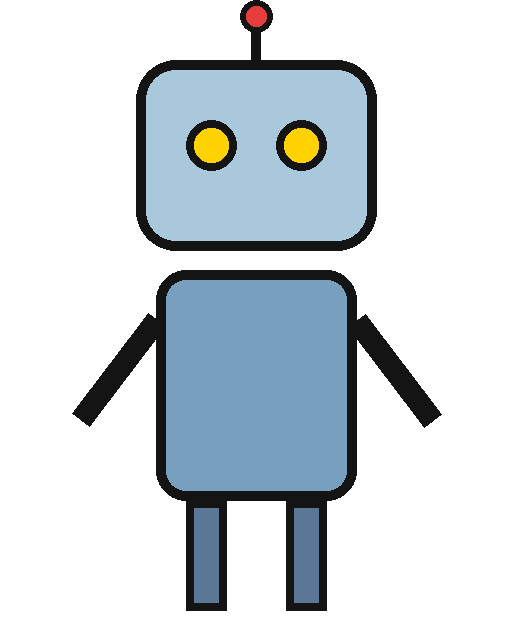
#> input picture example_inputs/comic_element_example.png, 512 x 640 px; its folder holds only this picture in this run
$ python -i comic_render.py   (imports and definitions only)
#> lines starting #> are read from the running program, lines starting #| are printed output that depends on the picture
#> further down, picture is the input picture: PIL image 512x640 RGBA; mean R, G, B, A 35.7, 43.3, 48, 82.3
"""Pure-PIL helpers for comic layouts, speech bubbles and page assembly.

No ComfyUI imports here so the module can be unit-tested on its own.
"""
import math
import os
import re

import numpy as np
from PIL import Image, ImageDraw, ImageFilter, ImageFont

FONT_DIR = os.path.join(os.path.dirname(os.path.abspath(__file__)), "fonts")

# --------------------------------------------------------------------------
# Fonts
# --------------------------------------------------------------------------

# [26 lines left out: functions list_fonts, load_font, not called in this run]


def _text_w(draw, text, font):
    l, t, r, b = draw.textbbox((0, 0), text, font=font)
    return r - l


# [38 lines left out: functions wrap_text, text_block, draw_text_lines, not called in this run]


# --------------------------------------------------------------------------
# Layouts
# --------------------------------------------------------------------------

TEMPLATES = {
    "1 panel (splash)": {"rows": ["1"]},
    "2 rows": {"rows": ["1", "1"]},
    "3 rows": {"rows": ["1", "1", "1"]},
    "2 columns": {"rects": [(0, 0, .5, 1), (.5, 0, .5, 1)]},
    "2x2 grid": {"rows": ["2", "2"]},
    "2x3 grid (6)": {"rows": ["2", "2", "2"]},
    "3x3 grid (9)": {"rows": ["3", "3", "3"]},
    "classic 1-2-1": {"rows": ["1", "2", "1"]},
    "2-1-2": {"rows": ["2", "1", "2"]},
    "big top + 2 bottom": {"rows": ["1", "2"], "heights": [0.6, 0.4]},
    "2 top + big bottom": {"rows": ["2", "1"], "heights": [0.4, 0.6]},
    "big left + 2 right": {"rects": [(0, 0, .6, 1), (.6, 0, .4, .5), (.6, .5, .4, .5)]},
    "uneven 5 (2:1 / 1 / 1:2)": {"rows": ["2:1", "1", "1:2"], "heights": [0.3, 0.4, 0.3]},
    "strip 3 in a row": {"rows": ["3"]},
    "strip 4 in a row": {"rows": ["4"]},
    # ---- dynamic layouts: slanted gutters, insets and bleed (split trees, see _tree_polys)
    "dynamic: slanted 1-2-1": {"tree": ("h", .33, .07, "L", ("h", .68, -.06, ("v", .52, .10, "L", "L"), "L"))},
    "dynamic: zigzag 5": {"tree": ("h", .30, .08, ("v", .56, -.12, "L", "L"),
                                   ("h", .64, -.08, "L", ("v", .42, .14, "L", "L")))},
    "dynamic: action 6": {"tree": ("h", .24, .05, ("v", .40, .08, "L", "L"),
                                   ("h", .58, -.07, ("v", .62, -.10, "L", "L"), ("v", .35, .12, "L", "L")))},
    "dynamic: diagonal duo": {"tree": ("h", .50, .30, "L", "L")},
    "dynamic: tall hero + 3": {"tree": ("v", .55, .08, "L", ("h", .33, -.04, "L", ("h", .66, .04, "L", "L")))},
    "dynamic: bleed top + 3 slanted": {"tree": ("h", .46, .08, "B", ("v", .33, .07, "L", ("v", .67, -.07, "L", "L")))},
    "dynamic: bleed splash + 2 insets": {"tree": "B", "insets": [(.05, .05, .44, .25), (.51, .71, .44, .24)]},
    "custom (use custom_rows)": None,
}


# --------------------------------------------------------------------------
# Polygon helpers (dynamic panels)
# --------------------------------------------------------------------------

# [101 lines left out: functions _clip_halfplane, _tree_polys, _point_in_poly, _x_range_at, _safe_rect, _bbox and 1 more, not called in this run]


def _closed(poly):
    pts = [tuple(p) for p in poly]
    return pts + [pts[0]]


# [217 lines left out: functions _parse_row, rows_to_rects, build_layout, _build_tree_layout, _safe_rects_avoiding_insets, panel_rect and 6 more, not called in this run]


def is_blank(img, tol=12, frac=0.995, inset=0.04):
    """True if the (inset) region of img is almost uniformly white."""
#> called with tol = 12, frac = 0.995, inset = 0.04
    w, h = img.size
#> w = 512; h = 640
    ix, iy = int(w * inset), int(h * inset)
#> ix = 20; iy = 25
    g = img.convert("L").crop((ix, iy, max(ix + 1, w - ix), max(iy + 1, h - iy)))
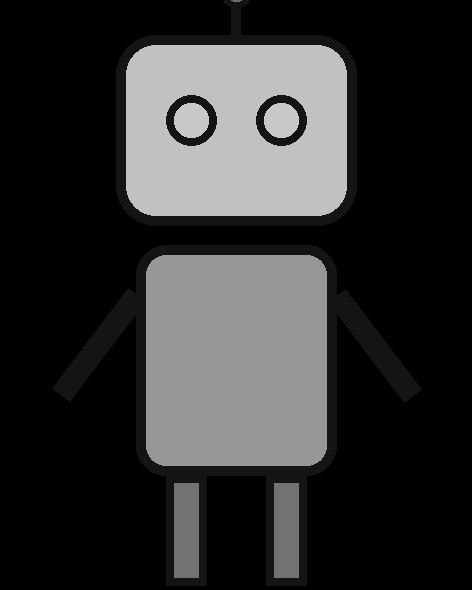
#> g: PIL image 472x590 L; min 0, max 200, mean 48.7
    hist = g.histogram()
#> hist = 256 values, max 173379 at index 0, min 0 at index 1, mean 1087.8
    white = sum(hist[255 - tol:])
#> white = 0
    return white >= frac * max(1, sum(hist))


# [19 lines left out: function paste_element, not called in this run]


# --------------------------------------------------------------------------
# Bubbles
# --------------------------------------------------------------------------

BUBBLE_STYLES = ["speech", "thought", "shout", "whisper", "caption", "sfx", "plain text"]


def _ellipse_point(cx, cy, rx, ry, ang):
    return cx + rx * math.cos(ang), cy + ry * math.sin(ang)


def _outline_from_mask(mask, stroke):
    k = stroke * 2 + 1
    return mask.filter(ImageFilter.MaxFilter(k if k % 2 else k + 1))


# [119 lines left out: function draw_bubble, not called in this run]


# --------------------------------------------------------------------------
# Script parsing
# --------------------------------------------------------------------------

PANEL_RE = re.compile(r"^\s*(?:\[\s*)?(?:panel|paneel|p)\s*(\d+)\s*(?:\])?\s*[:.\-)]?\s*(.*)$", re.I)
LINE_RE = re.compile(r"^\s*([^:\"]{1,40}?)\s*(?:\(([^)]*)\))?\s*:\s*(.+)$")


# [17 lines left out: function _classify, not called in this run]


NOT_DIALOGUE = {"setting", "camera", "shot", "scene", "description", "action", "location", "background",
                "angle", "visual", "visuals", "art", "mood", "time", "lighting", "composition", "panel",
                "characters", "character", "setting/time", "note", "notes", "title", "page"}


# [87 lines left out: functions clean_line, _dialogue, parse_script, not called in this run]


# --------------------------------------------------------------------------
# Camera / shot direction
# --------------------------------------------------------------------------

CAMERA_MODES = ["auto: cinematic variety", "auto: dramatic action", "auto: calm & cozy", "only what I write"]

_SHOT_WORDS = ("close-up", "closeup", "close up", "wide shot", "long shot", "medium shot", "full-body", "full body",
               "angle", "bird's-eye", "birds-eye", "bird's eye", "worm's-eye", "over-the-shoulder", "over the shoulder",
               "establishing", "extreme", "pov", "point of view", "silhouette", "top-down", "aerial", "panoramic",
               "two-shot", "dutch")

SHOTS = {
    "auto: cinematic variety": {
        "wide": ["wide establishing shot, deep perspective", "high-angle wide shot looking down on the scene",
                 "wide shot, low camera, strong foreground element"],
        "tall": ["full-body shot from a low angle", "tall vertical composition looking up",
                 "full-body shot with the character framed by the setting"],
        "small": ["close-up on the face, expressive", "medium shot, eye level", "low-angle medium shot",
                  "extreme close-up on eyes or hands", "high-angle medium shot", "medium two-shot"],
    },
    "auto: dramatic action": {
        "wide": ["dynamic wide action shot, dramatic perspective, speed lines",
                 "extreme low angle worm's-eye wide shot", "panoramic shot with strong diagonal composition"],
        "tall": ["heroic full-body shot from an extreme low angle, dramatic foreshortening",
                 "vertical dutch-angle action shot, motion lines"],
        "small": ["intense extreme close-up on the eyes", "tilted dutch-angle close-up",
                  "fast action medium shot with speed lines and motion blur", "impact close-up, sharp shadows"],
    },
    "auto: calm & cozy": {
        "wide": ["gentle wide shot with lots of open sky and space", "soft eye-level establishing shot"],
        "tall": ["full-body shot at eye level, relaxed pose", "tall shot with calm negative space above"],
        "small": ["soft close-up, warm expression", "medium shot at eye level", "cozy detail shot of hands or objects"],
    },
}


# [37 lines left out: functions _panel_shape, assign_shots, not called in this run]


# --------------------------------------------------------------------------
# Cast (character sheet)
# --------------------------------------------------------------------------

VARIANT_RE = re.compile(r"\[([^\[\]]{1,40})\]")


# [54 lines left out: functions _split_without, parse_cast, sheet_figures, not called in this run]


def _mentions(text, alias):
    return re.search(r"(?<![\w])" + re.escape(alias) + r"(?![\w])", text, re.I) is not None


# [30 lines left out: functions canonical_speaker, cast_in_panel, panel_variants, not called in this run]


def strip_variant_tags(text):
    return re.sub(r"\s*\[([^\[\]]{1,40})\]", "", text)


# [122 lines left out: functions cast_prompt, auto_letter_panel, _head_y, stage_panel, _balloon_size, _covers and 1 more, not called in this run]


class _Maps:
    """Low-res cost maps around one panel: heads, bodies, visual detail, where lettering may go.
    Integral images for fast box sums. The area can extend `ext` px beyond the panel so balloons may
    break out over the border into the white gutter (never onto another panel or off the page)."""

    # [59 lines left out: functions __init__, _fill, _cells, not called in this run]

    @staticmethod
    def _integ(m):
        return np.pad(m.cumsum(0).cumsum(1), ((1, 0), (1, 0)))

    # [11 lines left out: function frac, not called in this run]


def _ellipse_core(cx, cy, rx, ry):
    """The part of an ellipse's bounding box that is really covered (ignore the empty corners)."""
    return (cx - rx * 0.86, cy - ry * 0.86, cx + rx * 0.86, cy + ry * 0.86)


# [440 lines left out: functions parse_balloon_adjust, plan_balloons, balloon_fit, smart_letter_panel, _color_bins, sheet_figure_boxes and 7 more, not called in this run]


PEOPLE_WORDS = ("people", "person", "persons", "man", "men", "woman", "women", "boy", "boys", "girl", "girls", "kid",
                "kids", "child", "children", "crowd", "stranger", "strangers", "vendor", "seller", "someone",
                "passer", "passers-by", "bystander", "bystanders", "police", "officer", "father", "mother", "family",
                "friends", "audience", "mensen", "vrouw", "jongen", "meisje", "kind", "kinderen", "iemand",
                "verkoper", "publiek", "menigte", "voorbijganger", "voorbijgangers", "agent", "vader", "moeder")


def scene_allows_people(desc):
    words = set(re.findall(r"[\w-]+", str(desc).lower()))
    return any(w in words for w in PEOPLE_WORDS)


def vlm_person_prompt():
    return ("Is there a human person (or a human hand or arm) in the middle of this image? "
            "Animals and robots do not count. Answer with one word: yes or no.")


def short_desc(desc, words=9):
    w = re.split(r"\s+", str(desc).strip().rstrip("."))
    return " ".join(w[:words]).rstrip(",;")


# [34 lines left out: functions where_in_panel, fix_instructions, not called in this run]


def vlm_identity_prompt(name, desc):
    return (f"Is the character in the middle of this image {name}: {desc.rstrip('.')}? "
            f"Answer with one word: yes or no.")


# [159 lines left out: functions vlm_output_unreliable, dedupe_dets, _iou, attach_faces, vlm_feature_prompt, parse_yes_no and 4 more, not called in this run]

>>> from PIL import Image
>>> picture = Image.open('example_inputs/comic_element_example.png')
>>> result = is_blank(picture)
#> result = False

$ run again, on example_inputs/comic_style_pastel.png
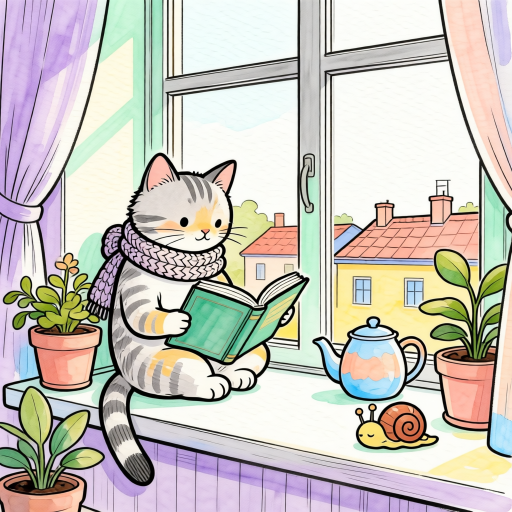
#> input picture example_inputs/comic_style_pastel.png, 1024 x 1024 px (shown at 1/2 size)
#> picture is the input picture: PIL image 1024x1024 RGB; mean R, G, B 200, 195.5, 188
#> in is_blank, `g = img.convert("L").crop((ix, iy, max(ix + 1, w - ix), max(iy + 1, h ..`:
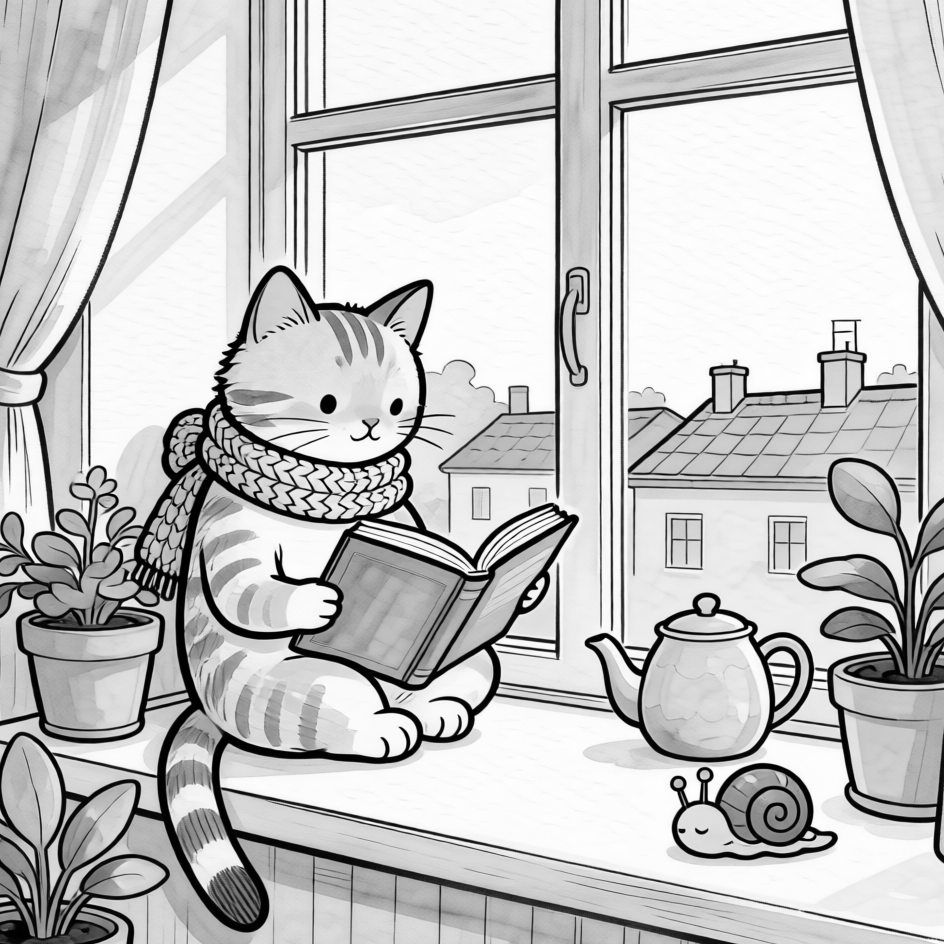
#> g: PIL image 944x944 L; min 0, max 255, mean 195.8
#> hist = 256 values, max 66154 at index 252, min 25 at index 255, mean 3481
#> white = 289738
#> result = False
